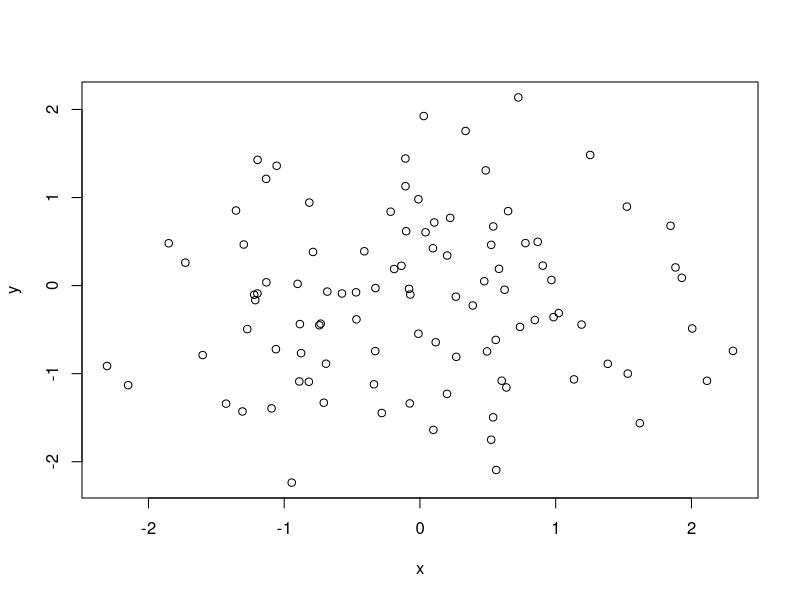

This figure's R source:
## ---- chunk 1
numbers<-rnorm(1,100)
mean(numbers)
## ---- chunk 2
#this is a comment, if i put the # outside the chunk it will be as a header
x<-rnorm(100)
y<-rnorm(100)
plot(x,y)

